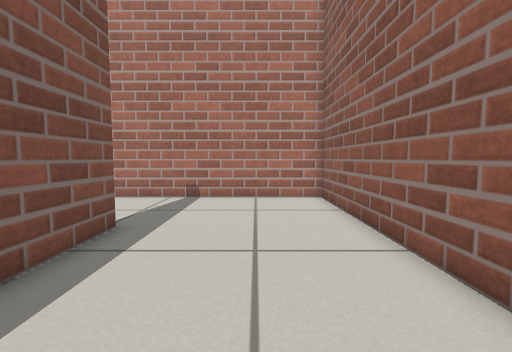
view 1 (above)

13 first-person views from a walk through a world built for the Gazebo simulator. The camera is 0.46 m above the floor, tilts 4° down and sees 90° across. The floor is counted in squares, 0.25 m on a side. Each view is taken from the middle of a square. On the plan, view 1 faces up. The plan holds only what a view shows up to about 15 squares ahead; the rest is blank.

view 2
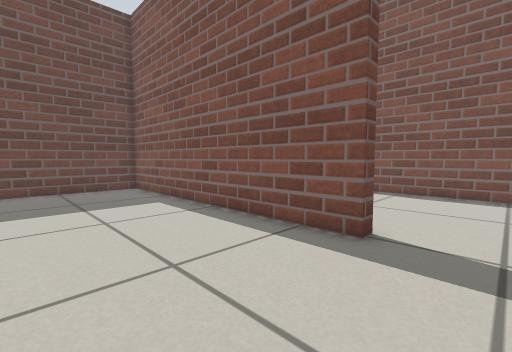

view 3
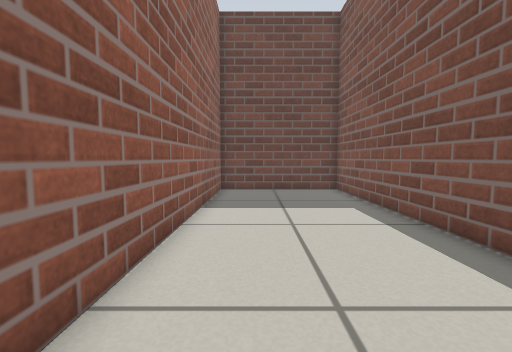

view 4
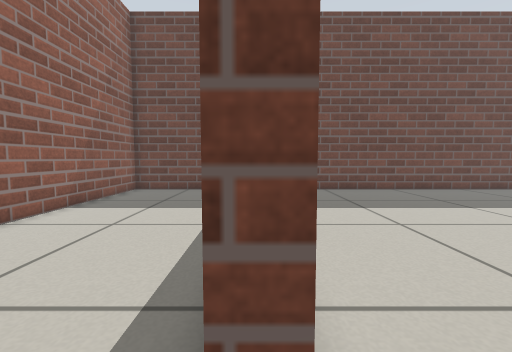

view 5
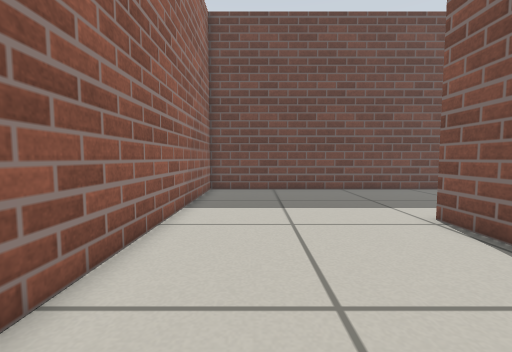

view 6
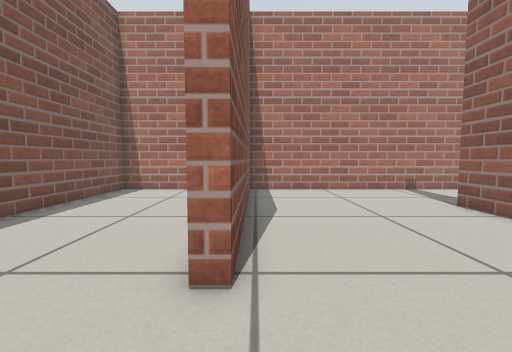

view 7
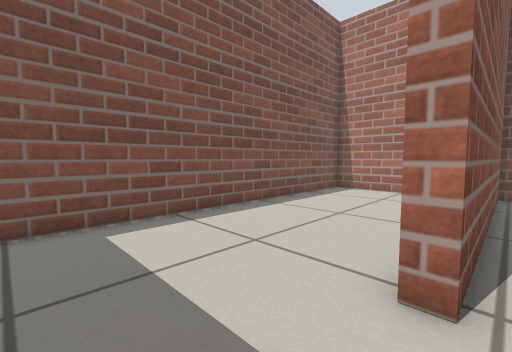

view 8
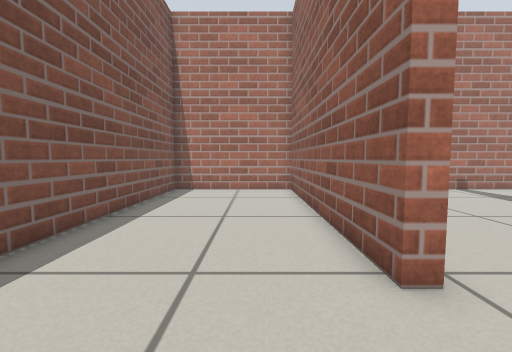

view 9
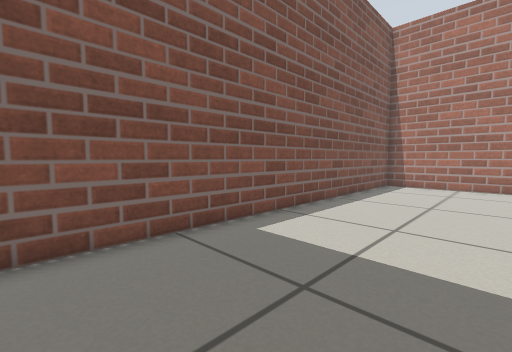

view 10
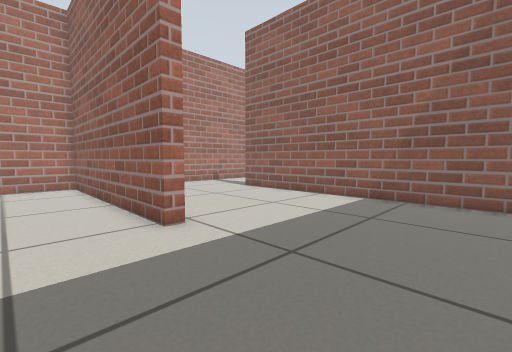

view 11
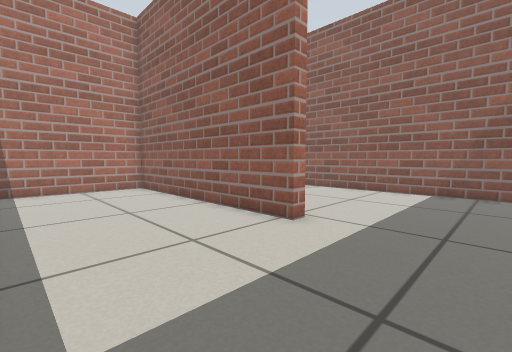

view 12
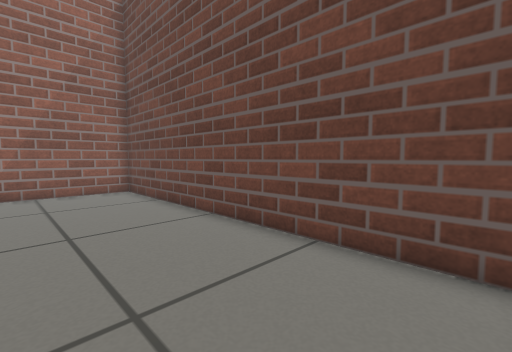

view 13
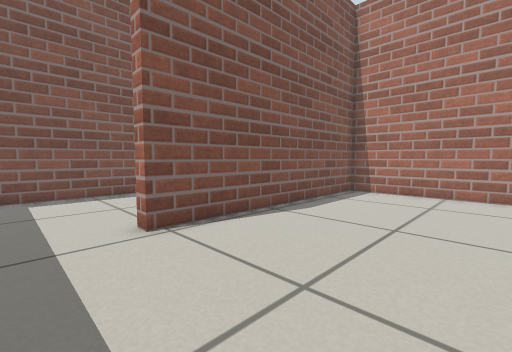

### Floor plan
Points are (right, up) in squares from view 1. A wall is a line through its corners. A room is listed if a view was taken in it or the views show most of it. See-through windows are left out.
Room 1 (views 1, 2, 3, 4)
walls: (-4.3, 6.7) (-3.7, 6.7) (-3.7, -6.9) (3, -6.9) (3, 11.9) (-4.4, 11.9)
ways out: opening at (-4, 9) to room 2
Room 2 (views 5, 6, 7, 8, 9, 10, 11, 12, 13)
walls: (-4.4, 11.9) (-12.3, 11.9) (-12.3, 0.5) (-12.9, 0.5) (-12.9, 11.9) (-19.7, 11.9) (-19.7, -6.1); (-19.1, -6.9) (-4.3, -6.9) (-4.3, 6.7)
ways out: opening at (-4, 9) to room 1

Where each view was taken, in squares from view 1:
view 1: 0 up, 0 right, facing up
view 2: 9 up, 2 right, facing down-left
view 3: 8 up, 1 right, facing down
view 4: 8 up, 4 left, facing down
view 5: 8 up, 7 left, facing down
view 6: 3 down, 12 left, facing up
view 7: 3 down, 12 left, facing up-left
view 8: 3 down, 15 left, facing up
view 9: 6 down, 14 left, facing up-left
view 10: 6 down, 16 left, facing up-right
view 11: 4 down, 19 left, facing up-right
view 12: 2 down, 19 left, facing down-right
view 13: 2 down, 6 left, facing up-left
